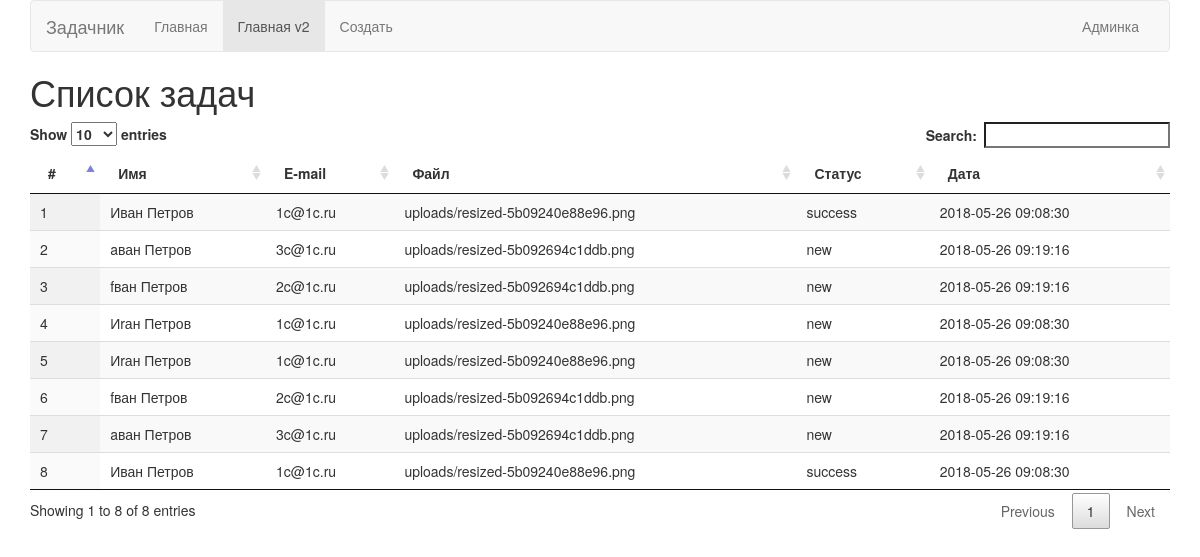
The page /site/index_v2 on the database its author committed.
### tables this page shows
CREATE TABLE `tasks` (
  `id` int(11) NOT NULL,
  `name` varchar(255) NOT NULL,
  `email` varchar(255) NOT NULL,
  `text` text NOT NULL,
  `image` varchar(255) DEFAULT NULL,
  `created` timestamp NOT NULL DEFAULT CURRENT_TIMESTAMP,
  `status` enum('new','success') NOT NULL DEFAULT 'new'
);

### app/system/Db.php (called while the page is built, shortened)
<?php
class DB {
    private $connection;
    public function __construct() {
        $this->connection = new mysqli(self::HOST, self::USER, self::PASS, self::DB);
        $this->connection->set_charset("utf8");
        $this->connection->query("SET SQL_MODE = ''");
    }
    public function query($sql) {
        $query = $this->connection->query($sql);
        if (!$this->connection->errno) {
            if ($query instanceof \mysqli_result) {
                $data = array();
                while ($row = $query->fetch_assoc()) {
                    $data[] = $row;
                }
                $result = new stdClass();
                $result->num_rows = $query->num_rows;
                $result->row = isset($data[0]) ? $data[0] : array();
                $result->rows = $data;
                return $result;
            } else {
                return true;
            }
        } else {
            throw new \Exception('Error: ' . $this->connection->error  . '<br />Error No: ' . $this->connection->errno . '<br />' . $sql);
        }
    }
}

### app/system/View.php (called while the page is built)
<?php
class View
{
    public function render($template, $data) {
        include ROOT . '/' . VIEWS_PATH . $template.'.php';
    }
}

### app/controllers/SiteController.php (called while the page is built, shortened)
<?php
class SiteController extends Controller
{
    public function __construct() {
        $this->model = new SiteModel();
        $this->view = new View();
    }
    public function index_v2() {
        $data['title'] = 'Список задач';
        $data['active'] = 'index_v2';
        $data['tasks'] = $this->model->getTasks(0,0);
        $this->view->render('site_v2',$data);
    }
}

### app/config/params.php (called while the page is built, shortened)
<?php
require_once SYSTEM_PATH . 'Router.php';
require_once SYSTEM_PATH . 'View.php';
Router::getRoute();

### index.php (called while the page is built)
<?php
require_once('app/system/Db.php');
require_once('app/config/params.php');

### app/models/SiteModel.php (called while the page is built, shortened)
<?php
class SiteModel extends Model
{
    public function getTasks($offset, $limit,$sort = 'name') {
        $sql = "SELECT * FROM tasks order by $sort";
        $data = $this->db->query($sql);
        return $data->rows;
    }
}

### app/views/site_v2.php (the view, shortened to what this page needs)
<!DOCTYPE html>
<html lang="ru">
<head>
    <link href="/css/bootstrap.min.css" rel="stylesheet">
    <link href="/css/datatables.css" rel="stylesheet">
</head>
<body>
<div class="container">
    <?php include 'menu.php'; ?>
    <h1>Список задач</h1>
    <table id="datatable" class="display">
        <thead>
        <tr>
            <th>#</th>
            <th>Имя</th>
            <th>E-mail</th>
            <th>Файл</th>
            <th>Статус</th>
            <th>Дата</th>
        </tr>
        </thead>
        <tbody>
        <?php foreach($data['tasks'] as $t) { ?>
            <tr ids="<?=$t['id'];?>">
                <td><?=$t['id'];?></td>
                <td><?=$t['name'];?></td>
                <td><?=$t['email'];?></td>
                <td><?=$t['image'];?></td>
                <td><?=$t['status'];?></td>
                <td><?=$t['created'];?></td>
            </tr>
        <?php } ?>
        </tbody>
    </table>
</div>
</body>
</html>

### app/system/Router.php (shortened to what this page needs)
<?php
class Router {
    public static function getRoute() {
        $method = 'index';
        $params = explode('?',$_SERVER['REQUEST_URI']);
        $path = explode('/', current($params));
        if(isset($path[2]) && $path[2] != '') {
            $method = $path[2];
        }
        $object = new $controller();
        if(method_exists($object,$method))
        {
            $object->$method();
        } else {
            die('Ошибка');
        }
    }
}

### app/views/menu.php (shortened to what this page needs)
<nav class="navbar navbar-default">
    <div class="container-fluid">
        <div class="navbar-header">
            <a class="navbar-brand" href="#">Задачник</a>
        </div>
        <div id="navbar" class="navbar-collapse collapse">
            <ul class="nav navbar-nav">
                <li <?php if($data['active'] == 'index') { echo 'class="active"';} ?>><a href="/">Главная</a></li>
                <li <?php if($data['active'] == 'index_v2') { echo 'class="active"';} ?>><a href="/site/index_v2">Главная v2</a></li>
                <li <?php if($data['active'] == 'add') { echo 'class="active"';} ?>><a href="/site/create">Создать</a></li>
            </ul>
            <ul class="nav navbar-nav navbar-right">
                <li><a href="/admin">Админка</a></li>
            </ul>
        </div>
    </div>
</nav>

### css/datatables.css (style rules this page uses)
table.dataTable { width:100%;margin:0 auto;clear:both;border-collapse:separate;border-spacing:0 }
table.dataTable thead th,table.dataTable tfoot th { font-weight:bold }
table.dataTable thead th,table.dataTable thead td { padding:10px 18px;border-bottom:1px solid #111 }
table.dataTable thead .sorting,table.dataTable thead .sorting_asc,table.dataTable thead .sorting_desc,table.dataTable thead .sorting_asc_disabled,table.dataTable thead .sorting_desc_disabled { cursor:pointer;*cursor:hand;background-repeat:no-repeat;background-position:center right }
table.dataTable thead .sorting { background-image:url("../images/sort_both.png") }
table.dataTable thead .sorting_asc { background-image:url("../images/sort_asc.png") }
table.dataTable tbody tr { background-color:#ffffff }
table.dataTable tbody th,table.dataTable tbody td { padding:8px 10px }
table.dataTable.row-border tbody th,table.dataTable.row-border tbody td,table.dataTable.display tbody th,table.dataTable.display tbody td { border-top:1px solid #ddd }
table.dataTable.row-border tbody tr:first-child th,table.dataTable.row-border tbody tr:first-child td,table.dataTable.display tbody tr:first-child th,table.dataTable.display tbody tr:first-child td { border-top:none }
table.dataTable.stripe tbody tr.odd,table.dataTable.display tbody tr.odd { background-color:#f9f9f9 }
table.dataTable.order-column tbody tr>.sorting_1,table.dataTable.order-column tbody tr>.sorting_2,table.dataTable.order-column tbody tr>.sorting_3,table.dataTable.display tbody tr>.sorting_1,table.dataTable.display tbody tr>.sorting_2,table.dataTable.display tbody tr>.sorting_3 { background-color:#fafafa }
table.dataTable.display tbody tr.odd>.sorting_1,table.dataTable.order-column.stripe tbody tr.odd>.sorting_1 { background-color:#f1f1f1 }
table.dataTable.display tbody tr.even>.sorting_1,table.dataTable.order-column.stripe tbody tr.even>.sorting_1 { background-color:#fafafa }
table.dataTable.no-footer { border-bottom:1px solid #111 }
table.dataTable,table.dataTable th,table.dataTable td { box-sizing:content-box }

### rows shown on the page
tasks: id "2", name "aван Петров", email "3c@1c.ru", image "uploads/resized-5b092694c1ddb.png", status "new", created "2018-05-26 09:19:16"
tasks: id "7", name "aван Петров", email "3c@1c.ru", image "uploads/resized-5b092694c1ddb.png", status "new", created "2018-05-26 09:19:16"
tasks: id "3", name "fван Петров", email "2c@1c.ru", image "uploads/resized-5b092694c1ddb.png", status "new", created "2018-05-26 09:19:16"
tasks: id "6", name "fван Петров", email "2c@1c.ru", image "uploads/resized-5b092694c1ddb.png", status "new", created "2018-05-26 09:19:16"
tasks: id "4", name "Иrан Петров", email "1c@1c.ru", image "uploads/resized-5b09240e88e96.png", status "new", created "2018-05-26 09:08:30"
tasks: id "5", name "Иrан Петров", email "1c@1c.ru", image "uploads/resized-5b09240e88e96.png", status "new", created "2018-05-26 09:08:30"
tasks: id "1", name "Иван Петров", email "1c@1c.ru", image "uploads/resized-5b09240e88e96.png", status "success", created "2018-05-26 09:08:30"
tasks: id "8", name "Иван Петров", email "1c@1c.ru", image "uploads/resized-5b09240e88e96.png", status "success", created "2018-05-26 09:08:30"
